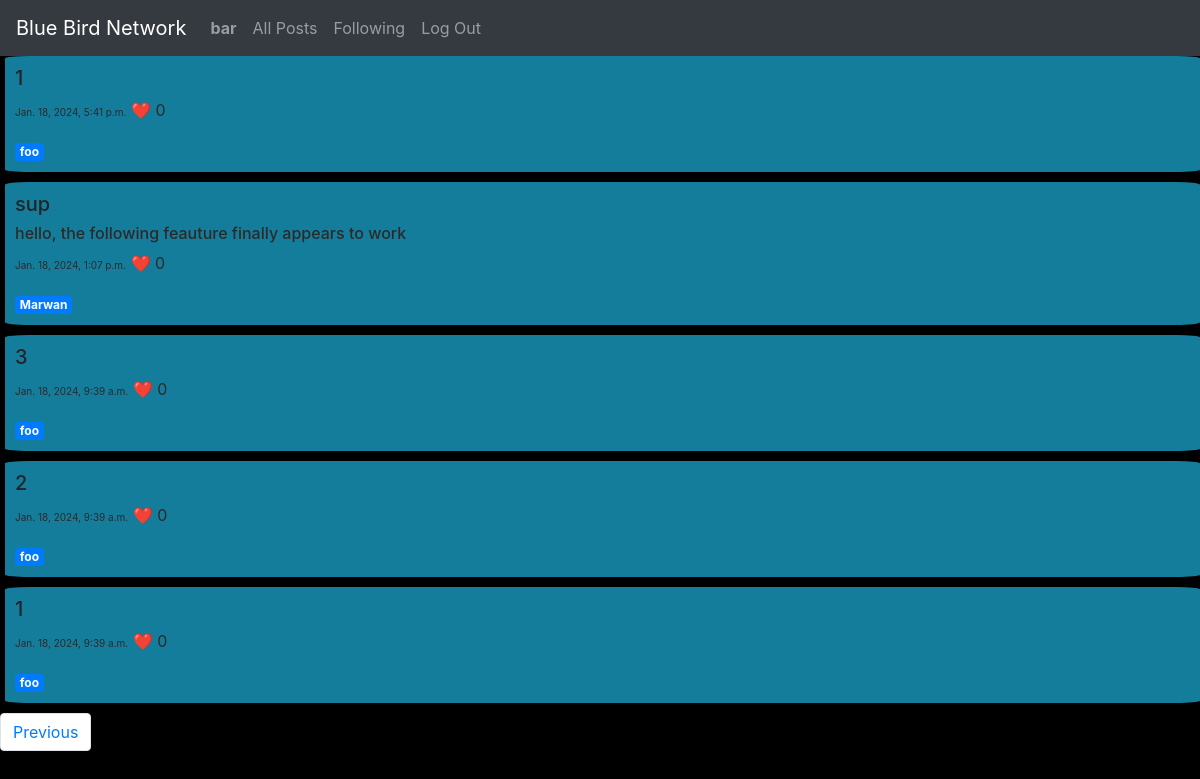
/followingpage/?page=2 (signed in), run on the app's committed database.
### network/models.py (models this page shows, shortened)
class User(AbstractUser):
    pass

class Tweet(models.Model):
    user = models.ForeignKey(User, on_delete=models.CASCADE, related_name= "user1")
    title = models.CharField(max_length=64)
    content = models.TextField()
    timestamp = models.DateTimeField(auto_now_add=True)
    likes = models.IntegerField(default = 0)

### network/views.py (the view)
# urls.py: path("followingpage/", views.followingpage , name = "followingpage"),
def followingpage(request):
    pageNumber = int(request.GET.get('page', 1))
    nextPageUrl = '?page=' + str(pageNumber + 1)
    lastPageUrl = '?page=' + str(pageNumber - 1) if pageNumber > 1 else ""
    displacementAmount = (pageNumber - 1) * 10
    users_followed = FS.objects.filter(follower = request.user).values_list('following', flat = True)
    old_posts = Tweet.objects.filter(user__in=users_followed).order_by("-likes" , "-timestamp")[displacementAmount:displacementAmount+10]
    morePosts = Tweet.objects.filter(user__in=users_followed).order_by("-likes" , "-timestamp")[displacementAmount+10:displacementAmount+20].exists()
    return render(request, "network/followingpage.html", {'old_posts': old_posts, 'nextPageUrl': nextPageUrl , 'lastPageUrl': lastPageUrl, "more_posts":morePosts})

### network/templates/network/followingpage.html (shortened to what this page needs)
{% extends "network/layout.html" %}
{% block body %}
    <html lang="en">
        <body>
            {% for post in old_posts %}
                <div id = "old_posts">
                    <h5>{{ post.title }}</h5>
                    <h6 style="color:rgb(43, 42, 42);">{{ post.content }}</h6>
                    <p style=" color:rgb(43, 42, 42);"><span style = "font-size: x-small;">{{ post.timestamp }}</span> ❤️ <span>{{ post.likes }}</span></p>
                    <a href="{% url 'smprofilefollowing' post.user.username %}" class="badge badge-primary">{{ post.user }}</a>
                </div>
            {% endfor %}
            <nav aria-label="Page navigation example">
                <ul class="pagination">
                    {% if lastPageUrl %}
                    <li class="page-item"><a class="page-link" href="{{ lastPageUrl}}">Previous</a></li>
                    {% endif %}
                </ul>
            </nav>
        </body>
    </html>
{% endblock %}

### network/templates/network/layout.html (shortened to what this page needs)
{% load static %}
<!DOCTYPE html>
<html lang="en">
    <head>
        <link rel="stylesheet" href="https://stackpath.bootstrapcdn.com/bootstrap/4.4.1/css/bootstrap.min.css">
        <link href="{% static 'network/styles.css' %}" rel="stylesheet">
    </head>
    <body>
        <nav class="navbar navbar-expand-lg navbar-dark bg-dark">
            <a class="navbar-brand" href="{% url 'index' %}">Blue Bird Network</a>
            <div>
              <ul class="navbar-nav mr-auto">
                {% if user.is_authenticated %}
                    <li class="nav-item">
                        <a class="nav-link" href="{% url 'smprofile' username=user.username %}"><strong>{{ user.username }}</strong></a>
                    </li>
                {% endif %}
                <li class="nav-item">
                  <a class="nav-link" href="{% url 'index' %}">All Posts</a>
                </li>
                {% if user.is_authenticated %}
                    <li class="nav-item">
                        <a class="nav-link" href="{% url 'followingpage' %}">Following</a>
                    </li>
                    <li class="nav-item">
                        <a class="nav-link" href="{% url 'logout' %}">Log Out</a>
                    </li>
                {% endif %}
              </ul>
            </div>
          </nav>
        <div class="body">
            {% block body %}
            {% endblock %}
        </div>
    </body>
</html>

### network/static/network/styles.css (style rules this page uses)
#old_posts { background-color: #157d9c; padding: 10px; margin-bottom: 10px; animation-name: hide; animation-duration: 2s; animation-fill-mode: forwards; animation-play-state: paused; border-radius: 2%; margin-left: 5px; }
body { background-color: black; }

### data on the page
User: username "bar"
Tweet: title "1", timestamp "Jan. 18, 2024, 5:41 p.m.", likes "0", user "foo"
Tweet: title "sup", content "hello, the following feauture finally appears to work", timestamp "Jan. 18, 2024, 1:07 p.m.", likes "0", user "Marwan"
Tweet: title "3", timestamp "Jan. 18, 2024, 9:39 a.m.", likes "0", user "foo"
Tweet: title "2", timestamp "Jan. 18, 2024, 9:39 a.m.", likes "0", user "foo"
Tweet: title "1", timestamp "Jan. 18, 2024, 9:39 a.m.", likes "0", user "foo"
